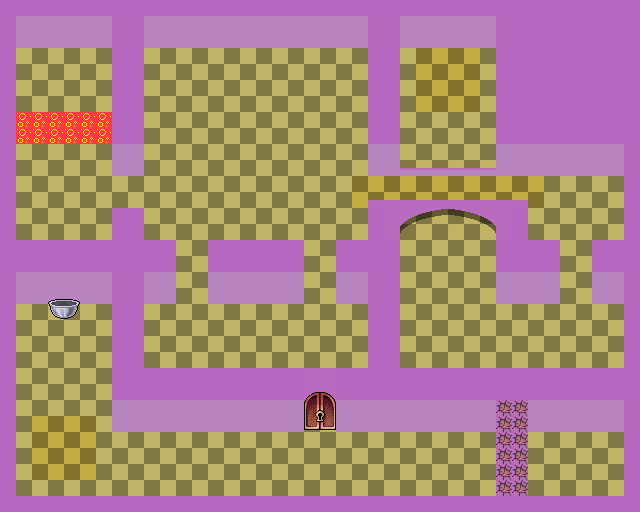

This is a level from a 2D game, rendered from its Tiled map with the project's own tilesets. A one-line summary and the map file follow, with tile-layer data summarised:
An orthogonal 40x32 tile map with 16x16 px tiles, 2 tile layers (background, overlay), 1 hidden layer not drawn, 2 tilesets and 10 objects (2x Item, 2x Location, Sokoblock, Trapdoor, _Depot, ...).

<map version="1.0" orientation="orthogonal" width="40" height="32" tilewidth="16" tileheight="16">
 <properties>
  <property name="quest" value="enginedev" />
 </properties>
 <tileset firstgid="1" name="sandbox" tilewidth="16" tileheight="16">
  <image source="sandbox.png" width="128" height="288" />
  <tile id="2">
   <properties>
    <property name="wall" value="" />
   </properties>
  </tile>
  <tile id="3">
   <properties>
    <property name="wall" value="" />
   </properties>
  </tile>
  <tile id="5">
   <properties>
    <property name="wall" value="" />
   </properties>
  </tile>
  <tile id="6">
   <properties>
    <property name="wall" value="" />
   </properties>
  </tile>
  <tile id="8">
   <properties>
    <property name="wall" value="" />
   </properties>
  </tile>
  <tile id="9">
   <properties>
    <property name="lava" value="" />
   </properties>
  </tile>
  <tile id="16">
   <properties>
    <property name="" value="" />
   </properties>
  </tile>
  <tile id="23">
   <properties>
    <property name="" value="" />
   </properties>
  </tile>
  <tile id="24">
   <properties>
    <property name="bridge" value="" />
   </properties>
  </tile>
  <tile id="25">
   <properties>
    <property name="bridge" value="" />
   </properties>
  </tile>
  <tile id="26">
   <properties>
    <property name="bridge" value="" />
   </properties>
  </tile>
  <tile id="27">
   <properties>
    <property name="bridge" value="" />
   </properties>
  </tile>
  <tile id="28">
   <properties>
    <property name="bridge" value="" />
   </properties>
  </tile>
  <tile id="29">
   <properties>
    <property name="bridge" value="" />
   </properties>
  </tile>
  <tile id="30">
   <properties>
    <property name="bridge" value="" />
   </properties>
  </tile>
  <tile id="31">
   <properties>
    <property name="bridge" value="" />
   </properties>
  </tile>
  <tile id="32">
   <properties>
    <property name="wall" value="" />
   </properties>
  </tile>
  <tile id="39">
   <properties>
    <property name="wall" value="" />
   </properties>
  </tile>
  <tile id="82">
   <properties>
    <property name="door" value="" />
   </properties>
  </tile>
  <tile id="88">
   <properties>
    <property name="door" value="" />
   </properties>
  </tile>
  <tile id="89">
   <properties>
    <property name="door" value="" />
   </properties>
  </tile>
  <tile id="92">
   <properties>
    <property name="wall" value="" />
   </properties>
  </tile>
  <tile id="93">
   <properties>
    <property name="wall" value="" />
   </properties>
  </tile>
  <tile id="94">
   <properties>
    <property name="wall" value="" />
   </properties>
  </tile>
  <tile id="95">
   <properties>
    <property name="wall" value="" />
   </properties>
  </tile>
  <tile id="96">
   <properties>
    <property name="door" value="" />
   </properties>
  </tile>
  <tile id="97">
   <properties>
    <property name="door" value="" />
   </properties>
  </tile>
  <tile id="100">
   <properties>
    <property name="wall" value="" />
   </properties>
  </tile>
  <tile id="101">
   <properties>
    <property name="wall" value="" />
   </properties>
  </tile>
  <tile id="102">
   <properties>
    <property name="wall" value="" />
   </properties>
  </tile>
  <tile id="103">
   <properties>
    <property name="wall" value="" />
   </properties>
  </tile>
  <tile id="104">
   <properties>
    <property name="door" value="" />
   </properties>
  </tile>
  <tile id="105">
   <properties>
    <property name="door" value="" />
   </properties>
  </tile>
  <tile id="108">
   <properties>
    <property name="wall" value="" />
   </properties>
  </tile>
  <tile id="109">
   <properties>
    <property name="wall" value="" />
   </properties>
  </tile>
  <tile id="110">
   <properties>
    <property name="wall" value="" />
   </properties>
  </tile>
  <tile id="111">
   <properties>
    <property name="wall" value="" />
   </properties>
  </tile>
  <tile id="112">
   <properties>
    <property name="crack" value="" />
   </properties>
  </tile>
  <tile id="120">
   <properties>
    <property name="crack" value="" />
   </properties>
  </tile>
  <tile id="128">
   <properties>
    <property name="crack" value="" />
    <property name="wall" value="" />
   </properties>
  </tile>
  <tile id="136">
   <properties>
    <property name="crack" value="" />
    <property name="wall" value="" />
   </properties>
  </tile>
 </tileset>
 <tileset firstgid="145" name="sandbox_overlay" tilewidth="16" tileheight="16">
  <image source="sandbox_overlay.png" width="96" height="96" />
 </tileset>
 <layer name="background" width="40" height="32">
  <data>[1280 cells, 1280 non-empty, 61 distinct tile ids]</data>
 </layer>
 <layer name="grid" width="40" height="32" visible="0" opacity="0.1">
  <data>[1280 cells, 640 non-empty, 1 distinct tile ids]</data>
 </layer>
 <layer name="overlay" width="40" height="32">
  <data>[1280 cells, 28 non-empty, 27 distinct tile ids]</data>
 </layer>
 <objectgroup name="triggers" width="40" height="32">
  <object name="TestBlock" type="Sokoblock" x="160" y="160" width="64" height="64">
   <properties>
    <property name="asset" value="companion_cube" />
   </properties>
  </object>
  <object name="TestTrap" type="Trapdoor" x="416" y="48" width="64" height="64">
   <properties>
    <property name="respawn" value="RespawnTest" />
   </properties>
  </object>
  <object name="Doggy Bowl" type="_Depot" x="48" y="272" width="32" height="48">
   <properties>
    <property name="onTrigger" value="opendoor:TestDoor" />
    <property name="target" value="BALL" />
   </properties>
  </object>
  <object name="LAVABOOTIES" type="Item" x="432" y="320" width="32" height="32">
   <properties>
    <property name="id" value="booties" />
   </properties>
  </object>
  <object name="Bomb" type="Item" x="304" y="448" width="32" height="32">
   <properties>
    <property name="id" value="bomb" />
    <property name="target" value="sandbox:RespawnTest" />
   </properties>
  </object>
  <object name="testdoor" type="_Door" x="304" y="400" width="32" height="32" />
  <object type="Obstacle" x="48" y="320" width="32" height="16" />
  <object name="TestSwitch" type="_Switch" x="32" y="416" width="64" height="64">
   <properties>
    <property name="onTrigger" value="opendoor:TestDoor" />
   </properties>
  </object>
  <object name="RespawnTest" type="Location" x="48" y="64" width="32" height="32" />
  <object name="SpawnPoint" type="Location" x="176" y="448" width="32" height="32" />
 </objectgroup>
</map>
